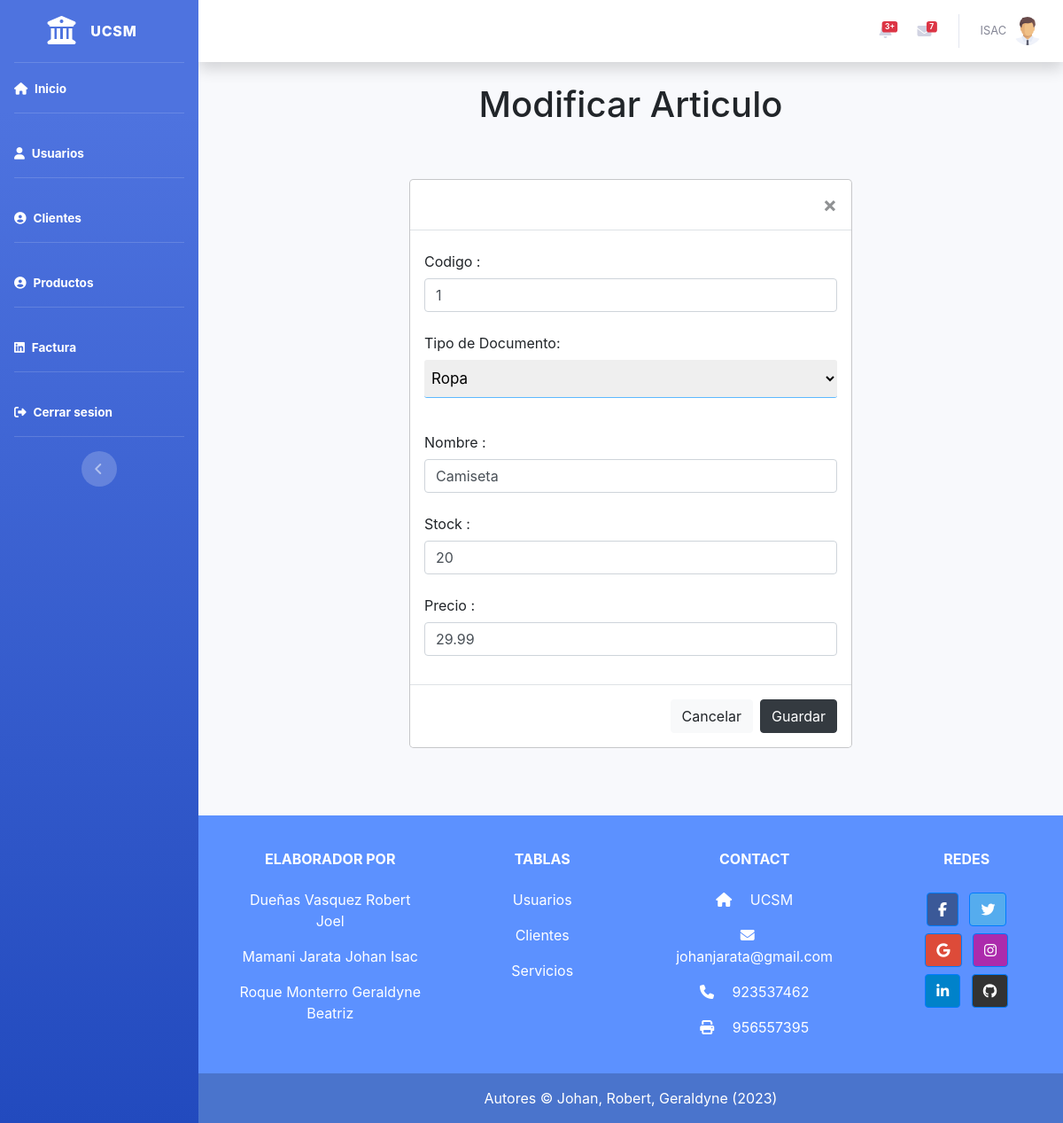
The page /Fronted/Edit_Articulo.php?id=1 (signed in) on the database its author committed.
### tables this page shows
CREATE TABLE `mae_articulo` (
  `ID_Articulo` int(11) NOT NULL,
  `ID_Categoria` int(11) DEFAULT NULL,
  `Nombre` varchar(100) DEFAULT NULL,
  `Stock` int(11) DEFAULT NULL,
  `Precio` decimal(10,2) DEFAULT NULL
);

### Fronted/Edit_Articulo.php (the view, shortened to what this page needs)
<?php
include("../BD/config.php");
$id = $_GET['id'];
?>
<?php
require_once "vistas/parte_superior.php"
?>
<div class="container">
    <Center>
        <h1>Modificar Articulo</h1>
    </Center>
    <div class="container">
        <br>
        <div class="container">
            <div class="row">
                <div class="col-lg-12">
                    <div class="table-responsive">
                        <div aria-labelledby="exampleModalLabel">
                            <div class="modal-dialog" role="document">
                                <div class="modal-content">
                                    <div class="modal-header">
                                        <a type="button" class="close" data-dismiss="modal" onclick="history.back()" aria-label="Close"><span aria-hidden="true">&times;</span></a>
                                    </div>
                                    <form action="../BD/Update_Articulo.php" method="POST">
                                    <?php
                                   $result = mysqli_query($mysqli, "SELECT * FROM mae_articulo WHERE ID_Articulo = '$id'");
                                   while ($row = mysqli_fetch_array($result)) {
                                       echo "<div class='modal-body'>";
                                       echo "<div class='form-group'>";
                                       echo "<label for='Codigo' class='col-form-label'>Codigo :</label>";
                                       echo "<input type='text' class='form-control' placeholder='' name='ID_Articulo' value='{$row['ID_Articulo']}' required>";
                                       echo "</div>";
                                       echo "<div class='form-group'>";
                                       echo "<label for='ID_Categoria' class='col-form-label'>Tipo de Documento:</label>";
                                       echo "<select name='ID_Categoria' required='' style='width: 100%; margin-bottom: 15px; padding: 10px 0; padding-left: 4px; border: 0; border-bottom: 1px solid #5cb8ff; font-size: 17px; border-radius: 3px;'>";
                                       $categoria_query = "SELECT * FROM mae_categoria";
                                       $categoria_result = mysqli_query($mysqli, $categoria_query);
                                       while ($categoria_row = mysqli_fetch_array($categoria_result)) {
                                           $selected = ($categoria_row['ID_Categoria'] == $row['ID_Categoria']) ? 'selected' : '';
                                           echo "<option value='" . $categoria_row['ID_Categoria'] . "' " . $selected . ">" . $categoria_row['Nombre'] . "</option>";
                                       }
                                       echo "</select>";
                                       echo "</div>";
                                       echo "<div class='form-group'>";
                                       echo "<label for='Nombre' class='col-form-label'>Nombre :</label>";
                                       echo "<input type='text' class='form-control' placeholder='' name='Nombre' value='{$row['Nombre']}' required>";
                                       echo "</div>";
                                       echo "<div class='form-group'>";
                                       echo "<label for='Stock' class='col-form-label'>Stock :</label>";
                                       echo "<input type='text' class='form-control' placeholder='' name='Stock' value='{$row['Stock']}' required>";
                                       echo "</div>";
                                       echo "<div class='form-group'>";
                                       echo "<label for='Stock' class='col-form-label'>Precio :</label>";
                                       echo "<input type='text' class='form-control' placeholder='' name='Precio' value='{$row['Precio']}' required>";
                                       echo "</div>";
                                       echo "</div>";
                                       echo "<div class='modal-footer'>";
                                       echo "<a type='button' class='btn btn-light' onclick='history.back()' data-dismiss='modal'>Cancelar</a>";
                                       echo "<button type='submit' id='btnGuardar' class='btn btn-dark'>Guardar</button>";
                                       echo "</div>";
                                   }
                                    ?>
                                    </form>
                                </div>
                            </div>
                        </div>
                    </div>
                </div>
            </div>
        </div>
    </div>
    <?php require_once "vistas/parte_inferior.php" ?>

### rows shown on the page
mae_articulo: ID_Articulo "1", Nombre "Camiseta", Stock "20", Precio "29.99"

### other values the page prints
$_SESSION['user'] "ISAC"
form field ID_Categoria "Ropa"
